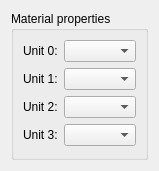
<?xml version="1.0" encoding="UTF-8"?>
<ui version="4.0">
 <class>PMaterialAsset</class>
 <widget class="QWidget" name="PMaterialAsset">
  <property name="geometry">
   <rect>
    <x>0</x>
    <y>0</y>
    <width>155</width>
    <height>171</height>
   </rect>
  </property>
  <property name="windowTitle">
   <string>Form</string>
  </property>
  <layout class="QVBoxLayout" name="verticalLayout">
   <item>
    <widget class="QGroupBox" name="groupBox">
     <property name="title">
      <string>Material properties</string>
     </property>
     <layout class="QVBoxLayout" name="verticalLayout_2">
      <item>
       <layout class="QHBoxLayout" name="horizontalLayout">
        <item>
         <widget class="QLabel" name="label">
          <property name="text">
           <string>Unit 0:</string>
          </property>
         </widget>
        </item>
        <item>
         <widget class="QComboBox" name="Unit0ComboBox"/>
        </item>
       </layout>
      </item>
      <item>
       <layout class="QHBoxLayout" name="horizontalLayout_2">
        <item>
         <widget class="QLabel" name="label_2">
          <property name="text">
           <string>Unit 1:</string>
          </property>
         </widget>
        </item>
        <item>
         <widget class="QComboBox" name="Unit1ComboBox"/>
        </item>
       </layout>
      </item>
      <item>
       <layout class="QHBoxLayout" name="horizontalLayout_5">
        <item>
         <widget class="QLabel" name="label_4">
          <property name="text">
           <string>Unit 2:</string>
          </property>
         </widget>
        </item>
        <item>
         <widget class="QComboBox" name="Unit2ComboBox"/>
        </item>
       </layout>
      </item>
      <item>
       <layout class="QHBoxLayout" name="horizontalLayout_4">
        <item>
         <widget class="QLabel" name="label_3">
          <property name="text">
           <string>Unit 3:</string>
          </property>
         </widget>
        </item>
        <item>
         <widget class="QComboBox" name="Unit3ComboBox"/>
        </item>
       </layout>
      </item>
     </layout>
    </widget>
   </item>
  </layout>
 </widget>
 <resources/>
 <connections/>
</ui>
